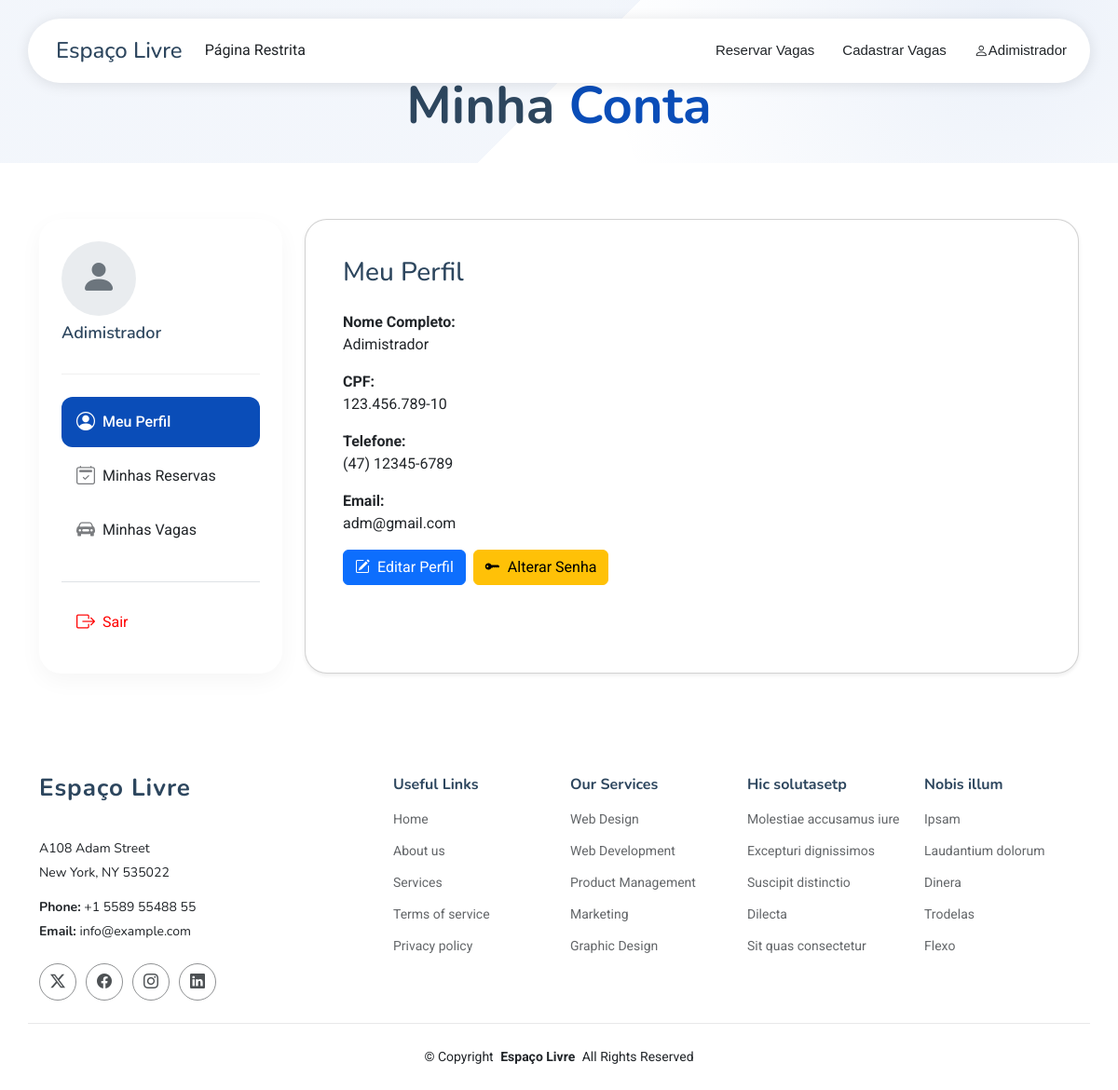
/account.php (signed in), run on the app's committed database.
### tables this page shows
CREATE TABLE `usuarios` (
  `id` int(20) NOT NULL,
  `nome` varchar(255) NOT NULL,
  `cpf` varchar(20) DEFAULT NULL,
  `telefone` varchar(20) DEFAULT NULL,
  `email` varchar(255) NOT NULL,
  `senha` varchar(255) NOT NULL,
  `dataCadastro` date DEFAULT curdate(),
  `nivel_acesso` int(11) NOT NULL DEFAULT 1
);

### account.php (the view, shortened to what this page needs)
<?php
include_once 'conexao.php';
$id_usuario = $_SESSION['id'];
$usuario = null;
try {
  $stmt_usuario = $conn->prepare("SELECT id, nome, cpf, telefone, email FROM usuarios WHERE id = ?");
  $stmt_usuario->execute([$id_usuario]);
  $usuario = $stmt_usuario->fetch(PDO::FETCH_ASSOC);
} catch (PDOException $e) {
  error_log("Erro na página Minha Conta (usuário ID: $id_usuario): " . $e->getMessage());
  $erro_fatal_carregamento = "Ocorreu um erro ao carregar os dados da sua conta. Por favor, tente novamente mais tarde.";
}
?>
<!DOCTYPE html>
<html lang="pt-br">
<?php
require_once 'components/head.php';
?>
<body class="account-page">
  <?php require_once 'components/header.php'; ?>
  <main class="main">
    <section id="hero-minha-conta" class="hero section" style="padding-top: 80px; padding-bottom: 20px;">
      <div class="container" data-aos="fade-up">
        <div class="row align-items-center justify-content-center text-center">
          <div class="col-lg-8">
            <div class="hero-content">
              <h1 class="mb-2">Minha <span class="accent-text">Conta</span></h1>
            </div>
          </div>
        </div>
      </div>
    </section>
    <section id="account" class="account section">
      <div class="container" data-aos="fade-up" data-aos-delay="100">
        <div class="row g-4">
          <div class="col-lg-3">
            <div class="profile-menu collapse d-lg-block" id="profileMenu">
              <?php if ($usuario): ?>
                <div class="user-info mb-4 text-center text-lg-start" data-aos="fade-right">
                  <div class="user-avatar mx-auto ms-lg-0 mb-2"
                    style="width: 80px; height: 80px; background-color: #e9ecef; border-radius: 50%; display:flex; align-items:center; justify-content:center;">
                    <i class="bi bi-person-fill" style="font-size: 2.5rem; color: #6c757d;"></i>
                  </div>
                  <h4><?= htmlspecialchars($usuario['nome'] ?? 'Usuário') ?></h4>
                </div>
              <?php endif; ?>
              <nav class="menu-nav">
                <ul class="nav flex-column nav-pills" role="tablist">
                  <li class="nav-item">
                    <a class="nav-link active" id="perfil-tab" data-bs-toggle="tab" href="#tab-perfil" role="tab"
                      aria-controls="tab-perfil" aria-selected="true">
                      <i class="bi bi-person-circle me-2"></i>
                      <span>Meu Perfil</span>
                    </a>
                  </li>
                  <li class="nav-item">
                    <a class="nav-link" id="reservas-tab" data-bs-toggle="tab" href="#tab-reservas" role="tab"
                      aria-controls="tab-reservas" aria-selected="false">
                      <i class="bi bi-calendar2-check me-2"></i>
                      <span>Minhas Reservas</span>
                    </a>
                  </li>
                  <li class="nav-item">
                    <a class="nav-link" id="vagas-tab" data-bs-toggle="tab" href="#tab-vagas" role="tab"
                      aria-controls="tab-vagas" aria-selected="false">
                      <i class="bi bi-car-front-fill me-2"></i>
                      <span>Minhas Vagas</span>
                    </a>
                  </li>
                </ul>
                <div class="menu-footer mt-4 pt-3 border-top">
                  <a href="sair.php" class="logout-link">
                    <i style="color: red;" class="bi bi-box-arrow-right me-2"></i>
                    <span style="color: red;">Sair</span>
                  </a>
                </div>
              </nav>
            </div>
          </div>
          <div class="col-lg-9">
            <div class="content-area card shadow-sm">
              <div class="card-body">
                <div class="tab-content" id="myTabContent">
                  <div class="tab-pane fade show active" id="tab-perfil" role="tabpanel" aria-labelledby="perfil-tab">
                    <div id="perfil-display-section">
                      <h3 class="mb-4">Meu Perfil</h3>
                      <?php if ($usuario): ?>
                        <div class="mb-3">
                          <p><strong>Nome Completo:</strong><br> <?= htmlspecialchars($usuario['nome'] ?? 'Não informado') ?></p>
                          <p><strong>CPF:</strong><br> <span id="display-cpf"><?= htmlspecialchars($usuario['cpf'] ?? 'Não informado') ?></span></p>
                          <p><strong>Telefone:</strong><br> <span id="display-telefone"><?= htmlspecialchars($usuario['telefone'] ?? 'Não informado') ?></span></p>
                          <p><strong>Email:</strong><br> <?= htmlspecialchars($usuario['email'] ?? 'Não informado') ?></p>
                        </div>
                        <div class="d-flex gap-2">
                          <button type="button" id="btnAbrirFormEditarPerfil" class="btn btn-primary">
                            <i class="bi bi-pencil-square me-2"></i>Editar Perfil
                          </button>
                          <button type="button" id="btnAbrirFormEditarSenha" class="btn btn-warning">
                            <i class="bi bi-key-fill me-2"></i>Alterar Senha
                          </button>
                        </div>
                      <?php else: ?>
                        <p class="text-danger">Não foi possível carregar os dados do seu perfil.</p>
                      <?php endif; ?>
                    </div>
                  </div>
                </div>
              </div>
            </div>
          </div>
        </div>
      </div>
    </section>
  </main>
  <?php require_once 'components/footer.php'; ?>
</body>
</html>

### assets/css/main.css (style rules this page uses)
:root { --default-font: "Roboto", system-ui, -apple-system, "Segoe UI", Roboto, "Helvetica Neue", Arial, "Noto Sans", "Liberation Sans", sans-serif, "Apple Color Emoji", "Segoe UI Emoji", "Segoe UI Symbol", "Noto Color Emoji"; --heading-font: "Nunito", sans-serif; --nav-font: "Inter", sans-serif; }
:root { --background-color: #ffffff; --default-color: #212529; --heading-color: #2d465e; --accent-color: #0d83fd; --surface-color: #ffffff; --contrast-color: #ffffff; }
:root { --nav-color: #212529; --nav-hover-color: #0d83fd; --nav-mobile-background-color: #ffffff; --nav-dropdown-background-color: #ffffff; --nav-dropdown-color: #212529; --nav-dropdown-hover-color: #0d83fd; }
:root { scroll-behavior: smooth; }
body { color: var(--default-color); background-color: var(--background-color); font-family: var(--default-font); }
a { color: var(--accent-color); text-decoration: none; transition: 0.3s; }
h1, h2, h3, h4, h5, h6 { color: var(--heading-color); font-family: var(--heading-font); }
section, .section { color: var(--default-color); background-color: var(--background-color); padding: 60px 0; scroll-margin-top: 90px; overflow: clip; }
.hero { position: relative; padding-top: 160px; background: linear-gradient(135deg, color-mix(in srgb, var(--accent-color), transparent 95%) 50%, color-mix(in srgb, var(--accent-color), transparent 98%) 25%, transparent 50%); }
.hero::before { content: ""; position: absolute; top: 0; left: 0; width: 100%; height: 100%; background: radial-gradient(circle at 90% 10%, color-mix(in srgb, var(--accent-color), transparent 92%), transparent 40%); pointer-events: none; }
.hero .hero-content { position: relative; z-index: 1; }
.hero .hero-content h1 { font-size: 3.5rem; font-weight: 700; line-height: 1.2; margin-bottom: 1.5rem; }
.hero .hero-content h1 .accent-text { color: var(--accent-color); }

### data on the page
usuarios: nome "Adimistrador", cpf "123.456.789-10", telefone "(47) 12345-6789", email "adm@gmail.com"

### other printed values
$_SESSION['nome'] "Adimistrador"
